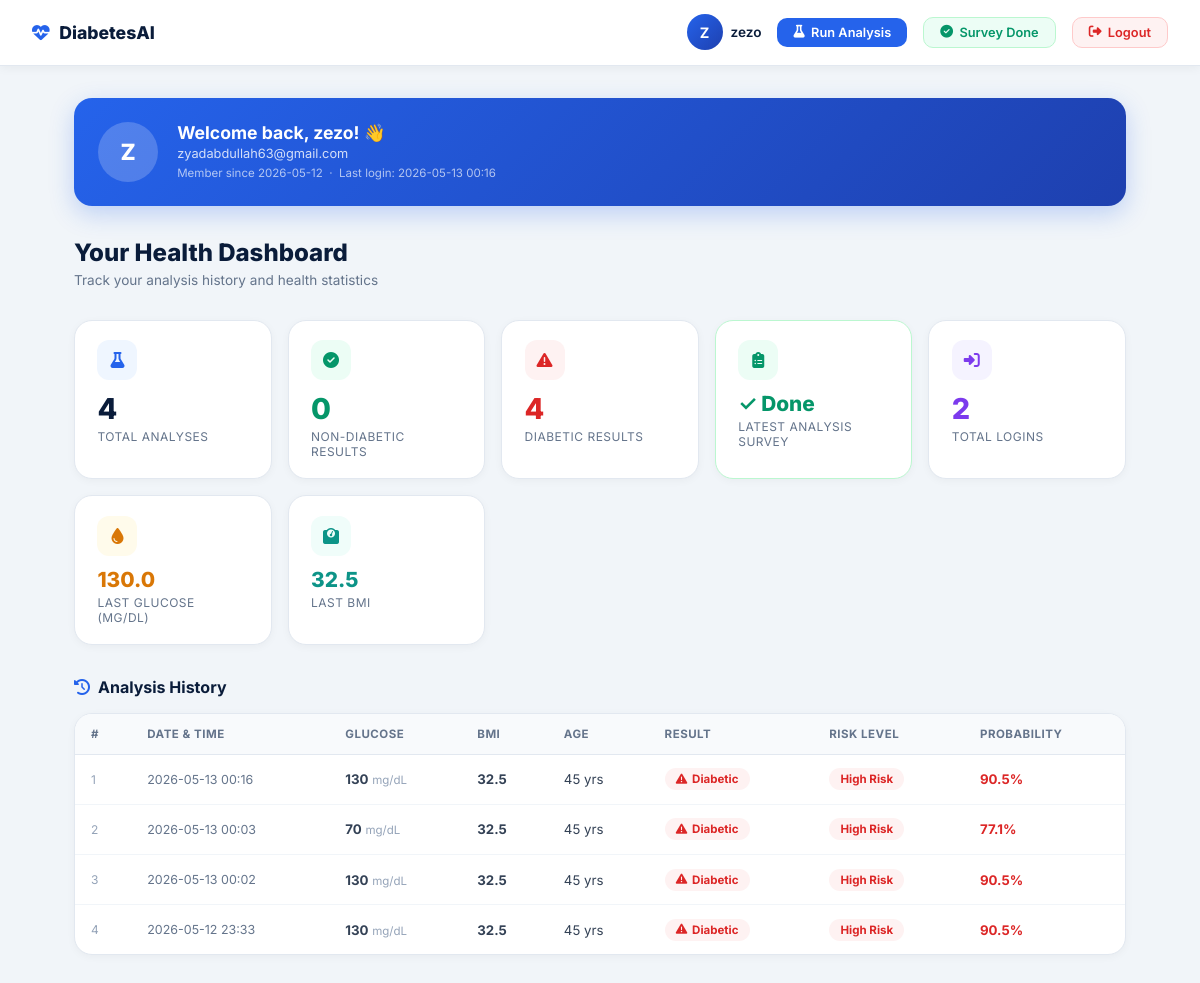
/dashboard (signed in), run on the app's committed database.
### tables this page shows
CREATE TABLE users (
        id           INTEGER PRIMARY KEY AUTOINCREMENT,
        username     TEXT    UNIQUE NOT NULL,
        email        TEXT    UNIQUE NOT NULL,
        password     TEXT    NOT NULL,
        created_at   TEXT    NOT NULL,
        last_login   TEXT
    , survey_done INTEGER DEFAULT 0, first_survey_reminder_shown INTEGER DEFAULT 0);

CREATE TABLE predictions (
        id            INTEGER PRIMARY KEY AUTOINCREMENT,
        user_id       INTEGER NOT NULL,
        pregnancies   REAL,
        glucose       REAL,
        blood_pressure REAL,
        skin_thickness REAL,
        insulin       REAL,
        bmi           REAL,
        dpf           REAL,
        age           REAL,
        result        TEXT    NOT NULL,
        probability   REAL    NOT NULL,
        risk_level    TEXT    NOT NULL,
        bmi_category  TEXT,
        glucose_status TEXT,
        created_at    TEXT    NOT NULL,
        FOREIGN KEY(user_id) REFERENCES users(id)
    );

### app.py (the view)
@app.route('/dashboard')
def dashboard():
    user = current_user()
    if not user:
        return redirect('/login')
    conn = get_db()
    preds = conn.execute(
        'SELECT * FROM predictions WHERE user_id=? ORDER BY created_at DESC',
        (user['id'],)).fetchall()
    latest_prediction_id = preds[0]['id'] if len(preds) > 0 else None
    can_take_survey = False
    if latest_prediction_id:
        latest_survey = conn.execute(
            'SELECT id FROM surveys WHERE user_id=? AND prediction_id=?',
            (user['id'], latest_prediction_id)).fetchone()
        can_take_survey = latest_survey is None
    first_survey_reminder = False
    reminder_already_shown = bool(user['first_survey_reminder_shown']) if 'first_survey_reminder_shown' in user.keys() else False
    if len(preds) == 1 and can_take_survey and not reminder_already_shown:
        first_survey_reminder = True
        conn.execute('UPDATE users SET first_survey_reminder_shown=1 WHERE id=?', (user['id'],))
    total_logins = conn.execute(
        'SELECT COUNT(*) as c FROM login_logs WHERE user_id=?',(user['id'],)).fetchone()['c']
    survey_count = conn.execute(
        'SELECT COUNT(*) as c FROM surveys WHERE user_id=?', (user['id'],)).fetchone()['c']
    if latest_prediction_id:
        conn.execute(
            'UPDATE users SET survey_done=? WHERE id=?',
            (0 if can_take_survey else 1, user['id'])
        )
    conn.commit()
    conn.close()
    predictions = [dict(p) for p in preds]
    return render_template('dashboard.html',
        user=dict(user),
        predictions=predictions,
        total_logins=total_logins,
        can_take_survey=can_take_survey,
        survey_count=survey_count,
        first_survey_reminder=first_survey_reminder)

### app.py (called while the page is built)
def get_db():
    conn = sqlite3.connect(DB_PATH)
    conn.row_factory = sqlite3.Row
    return conn

def current_user():
    if 'user_id' not in session:
        return None
    conn = get_db()
    user = conn.execute('SELECT * FROM users WHERE id=?', (session['user_id'],)).fetchone()
    conn.close()
    return user

### templates/dashboard.html (shortened to what this page needs)
<!DOCTYPE html>
<html lang="en">
<head>
    <link rel="stylesheet" href="https://cdnjs.cloudflare.com/ajax/libs/font-awesome/6.5.1/css/all.min.css">
</head>
<body>
<nav>
    <a class="nav-logo" href="/">
        <i class="fas fa-heartbeat"></i> DiabetesAI
    </a>
    <div class="nav-right">
        <div class="nav-user">
            <div class="avatar">{{ user.username[0].upper() }}</div>
            <span>{{ user.username }}</span>
        </div>
        <a class="btn-home" href="/"><i class="fas fa-flask"></i> Run Analysis</a>
        <a href="{% if can_take_survey %}/survey{% else %}/dashboard?survey=done{% endif %}" style="display:flex;align-items:center;gap:0.4rem;
            padding:0.45rem 1rem;
            {% if not can_take_survey %}background:#ecfdf5;color:#059669;border:1px solid #bbf7d0;
            {% else %}background:#fffbeb;color:#d97706;border:1px solid #fde68a;{% endif %}
            border-radius:10px;font-size:0.8rem;font-weight:600;text-decoration:none;transition:all 0.2s;">
            {% if not can_take_survey %}
                <i class="fas fa-check-circle"></i> Survey Done
            {% else %}
                <i class="fas fa-clipboard-list"></i> Take Survey
            {% endif %}
        </a>
        <a class="btn-logout" href="/logout"><i class="fas fa-sign-out-alt"></i> Logout</a>
    </div>
</nav>
<div class="container">
    <div class="profile-card">
        <div class="profile-avatar">{{ user.username[0].upper() }}</div>
        <div class="profile-info">
            <h2>Welcome back, {{ user.username }}! 👋</h2>
            <p>{{ user.email }}</p>
            <small>
                Member since {{ user.created_at[:10] }}
                {% if user.last_login %}
                  &nbsp;·&nbsp; Last login: {{ user.last_login[:16].replace('T',' ') }}
                {% endif %}
            </small>
        </div>
    </div>
    <div class="page-title">Your Health Dashboard</div>
    <div class="page-sub">Track your analysis history and health statistics</div>
    {% set total = predictions|length %}
    {% set diabetic_count = predictions|selectattr('result','equalto','DIABETIC')|list|length %}
    {% set healthy_count  = total - diabetic_count %}
    <div class="stats-grid">
        <div class="stat-card">
            <div class="stat-icon" style="background:#eff6ff;">
                <i class="fas fa-flask" style="color:var(--primary);"></i>
            </div>
            <div class="stat-value">{{ total }}</div>
            <div class="stat-label">Total Analyses</div>
        </div>
        <div class="stat-card">
            <div class="stat-icon" style="background:#ecfdf5;">
                <i class="fas fa-check-circle" style="color:var(--green);"></i>
            </div>
            <div class="stat-value" style="color:var(--green);">{{ healthy_count }}</div>
            <div class="stat-label">Non-Diabetic Results</div>
        </div>
        <div class="stat-card">
            <div class="stat-icon" style="background:#fef2f2;">
                <i class="fas fa-exclamation-triangle" style="color:var(--red);"></i>
            </div>
            <div class="stat-value" style="color:var(--red);">{{ diabetic_count }}</div>
            <div class="stat-label">Diabetic Results</div>
        </div>
        <div class="stat-card" style="{% if can_take_survey %}border:1.5px solid #fde68a;{% else %}border:1.5px solid #bbf7d0;{% endif %}">
            <div class="stat-icon" style="background:{% if can_take_survey %}#fffbeb{% else %}#ecfdf5{% endif %};">
                <i class="fas fa-clipboard-list" style="color:{% if can_take_survey %}#d97706{% else %}var(--green){% endif %};"></i>
            </div>
            {% if can_take_survey %}
                <div class="stat-value" style="color:#d97706;font-size:1rem;margin-top:0.3rem;">Pending</div>
                <div class="stat-label">Latest Analysis Survey</div>
                <a href="/survey" style="display:inline-flex;align-items:center;gap:0.3rem;
                    margin-top:0.5rem;font-size:0.72rem;font-weight:700;
                    color:#d97706;text-decoration:none;">
                    Fill Now →
                </a>
            {% else %}
                <div class="stat-value" style="color:var(--green);font-size:1.3rem;">✓ Done</div>
                <div class="stat-label">Latest Analysis Survey</div>
            {% endif %}
        </div>
        <div class="stat-card">
            <div class="stat-icon" style="background:#f5f3ff;">
                <i class="fas fa-sign-in-alt" style="color:var(--purple);"></i>
            </div>
            <div class="stat-value" style="color:var(--purple);">{{ total_logins }}</div>
            <div class="stat-label">Total Logins</div>
        </div>
        {% if total > 0 %}
        <div class="stat-card">
            <div class="stat-icon" style="background:#fffbeb;">
                <i class="fas fa-tint" style="color:#d97706;"></i>
            </div>
            <div class="stat-value" style="color:#d97706;font-size:1.3rem;">
                {{ "%.1f"|format(predictions[0].glucose) }}
            </div>
            <div class="stat-label">Last Glucose (mg/dL)</div>
        </div>
        <div class="stat-card">
            <div class="stat-icon" style="background:#f0fdfa;">
                <i class="fas fa-weight" style="color:#0d9488;"></i>
            </div>
            <div class="stat-value" style="color:#0d9488;font-size:1.3rem;">
                {{ "%.1f"|format(predictions[0].bmi) }}
            </div>
            <div class="stat-label">Last BMI</div>
        </div>
        {% endif %}
    </div>
    <div class="section-title">
        <i class="fas fa-history" style="color:var(--primary);"></i>
        Analysis History
    </div>
    <div class="history-card">
        {% if predictions %}
        <table class="history-table">
            <thead>
                <tr>
                    <th>#</th>
                    <th>Date & Time</th>
                    <th>Glucose</th>
                    <th>BMI</th>
                    <th>Age</th>
                    <th>Result</th>
                    <th>Risk Level</th>
                    <th>Probability</th>
                </tr>
            </thead>
            <tbody>
                {% for p in predictions %}
                <tr>
                    <td style="color:#94a3b8;font-size:0.75rem;">{{ loop.index }}</td>
                    <td style="white-space:nowrap;color:#64748b;font-size:0.78rem;">
                        {{ p.created_at[:16].replace('T', ' ') }}
                    </td>
                    <td><strong>{{ "%.0f"|format(p.glucose) }}</strong> <span style="color:#94a3b8;font-size:0.72rem;">mg/dL</span></td>
                    <td><strong>{{ "%.1f"|format(p.bmi) }}</strong></td>
                    <td>{{ p.age|int }} yrs</td>
                    <td>
                        {% if p.result == 'DIABETIC' %}
                            <span class="badge badge-red"><i class="fas fa-exclamation-triangle"></i> Diabetic</span>
                        {% else %}
                            <span class="badge badge-green"><i class="fas fa-check-circle"></i> Non-Diabetic</span>
                        {% endif %}
                    </td>
                    <td>
                        {% if 'High' in p.risk_level %}
                            <span class="badge badge-red">{{ p.risk_level }}</span>
                        {% elif 'Moderate' in p.risk_level %}
                            <span class="badge badge-orange">{{ p.risk_level }}</span>
                        {% elif 'Low Risk' == p.risk_level %}
                            <span class="badge badge-yellow">{{ p.risk_level }}</span>
                        {% else %}
                            <span class="badge badge-green">{{ p.risk_level }}</span>
                        {% endif %}
                    </td>
                    <td>
                        <strong style="color:{% if p.probability >= 70 %}var(--red){% elif p.probability >= 40 %}var(--orange){% else %}var(--green){% endif %};">
                            {{ "%.1f"|format(p.probability) }}%
                        </strong>
                    </td>
                </tr>
                {% endfor %}
            </tbody>
        </table>
        {% endif %}
    </div>
</div>
</body>
</html>

### templates/dashboard.html (style rules this page uses)
:root { --primary:#2563eb; --primary-dark:#1e40af; --green:#059669; --red:#dc2626; --orange:#ea580c; --purple:#7c3aed; --bg:#f1f5f9; --white:#fff; --text:#334155; --heading:#0a1c3a; --border:#e2e8f0; }
* { margin:0; padding:0; box-sizing:border-box; }
body { font-family:'Inter',sans-serif; background:var(--bg); color:var(--text); min-height:100vh; }
nav { background:var(--white); border-bottom:1px solid var(--border); padding:0.9rem 2rem; display:flex; align-items:center; justify-content:space-between; position:sticky; top:0; z-index:100; box-shadow:0 2px 10px rgba(0,0,0,0.05); }
.nav-logo { display:flex; align-items:center; gap:0.6rem; font-weight:800; font-size:1.1rem; color:var(--heading); text-decoration:none; }
.nav-logo i { color:var(--primary); }
.nav-right { display:flex; align-items:center; gap:1rem; }
.nav-user { display:flex; align-items:center; gap:0.5rem; font-size:0.85rem; font-weight:600; color:var(--heading); }
.avatar { width:36px; height:36px; border-radius:50%; background:linear-gradient(135deg,var(--primary),var(--primary-dark)); display:flex; align-items:center; justify-content:center; color:#fff; font-weight:700; font-size:0.9rem; }
.btn-logout { padding:0.45rem 1rem; background:#fef2f2; color:var(--red); border:1px solid #fecaca; border-radius:10px; font-size:0.8rem; font-weight:600; cursor:pointer; text-decoration:none; display:flex; align-items:center; gap:0.4rem; transition:all 0.2s; }
.btn-home { padding:0.45rem 1rem; background:var(--primary); color:#fff; border-radius:10px; font-size:0.8rem; font-weight:600; text-decoration:none; display:flex; align-items:center; gap:0.4rem; transition:all 0.2s; }
.container { max-width:1100px; margin:0 auto; padding:2rem 1.5rem; }
.page-title { font-size:1.5rem; font-weight:800; color:var(--heading); margin-bottom:0.3rem; }
.page-sub { font-size:0.85rem; color:#64748b; margin-bottom:2rem; }
.stats-grid { display:grid; grid-template-columns:repeat(auto-fit,minmax(180px,1fr)); gap:1rem; margin-bottom:2rem; }
.stat-card { background:var(--white); border-radius:18px; padding:1.2rem 1.4rem; border:1px solid var(--border); box-shadow:0 2px 8px rgba(0,0,0,0.04); }
.stat-icon { width:40px; height:40px; border-radius:12px; display:flex; align-items:center; justify-content:center; margin-bottom:0.7rem; }
.stat-value { font-size:1.8rem; font-weight:800; color:var(--heading); }
.stat-label { font-size:0.75rem; color:#64748b; text-transform:uppercase; letter-spacing:0.5px; margin-top:0.2rem; }
.section-title { font-size:1rem; font-weight:700; color:var(--heading); margin-bottom:1rem; display:flex; align-items:center; gap:0.5rem; }
.history-card { background:var(--white); border-radius:18px; border:1px solid var(--border); overflow:hidden; box-shadow:0 2px 8px rgba(0,0,0,0.04); }
.history-table { width:100%; border-collapse:collapse; }
.history-table th { background:#f8fafc; font-size:0.72rem; font-weight:700; text-transform:uppercase; letter-spacing:0.5px; color:#64748b; padding:0.8rem 1rem; text-align:left; border-bottom:1px solid var(--border); }
.history-table td { padding:0.85rem 1rem; font-size:0.83rem; border-bottom:1px solid #f1f5f9; vertical-align:middle; }
.history-table tr:last-child td { border-bottom:none; }
.badge { padding:0.25rem 0.7rem; border-radius:50px; font-size:0.72rem; font-weight:700; display:inline-flex; align-items:center; gap:0.3rem; }
.badge-red { background:#fef2f2; color:var(--red); }
.profile-card { background:linear-gradient(135deg,var(--primary),var(--primary-dark)); border-radius:18px; padding:1.5rem; color:#fff; margin-bottom:2rem; display:flex; align-items:center; gap:1.2rem; box-shadow:0 8px 25px rgba(37,99,235,0.25); }
.profile-avatar { width:60px; height:60px; border-radius:50%; background:rgba(255,255,255,0.2); display:flex; align-items:center; justify-content:center; font-size:1.4rem; font-weight:800; color:#fff; flex-shrink:0; }
.profile-info h2 { font-size:1.1rem; font-weight:700; }
.profile-info p { font-size:0.8rem; opacity:0.8; margin-top:0.2rem; }
.profile-info small { font-size:0.72rem; opacity:0.65; }

### data on the page
users: username "Z", username "zezo", email "zyadabdullah63@gmail.com", created_at "2026-05-12", last_login "2026-05-13 00:16"
predictions: glucose "130.0", bmi "32.5", created_at "2026-05-13 00:16", glucose "130", age "45", result "DIABETIC" (drawn), risk_level "High Risk", probability "90.5"
predictions: created_at "2026-05-13 00:03", glucose "70", bmi "32.5", age "45", result "DIABETIC" (drawn), risk_level "High Risk", probability "77.1"
predictions: created_at "2026-05-13 00:02", glucose "130", bmi "32.5", age "45", result "DIABETIC" (drawn), risk_level "High Risk", probability "90.5"
predictions: created_at "2026-05-12 23:33", glucose "130", bmi "32.5", age "45", result "DIABETIC" (drawn), risk_level "High Risk", probability "90.5"

### other printed values
{{ total }} "4"
{{ healthy_count }} "0"
{{ diabetic_count }} "4"
{{ total_logins }} "2"
